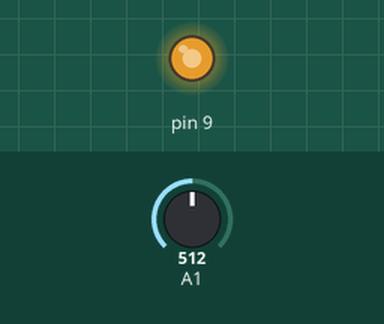
This sketch was run on a simulated Arduino Uno, built with avr-gcc and run on an emulated ATmega328P. Parts: output pins drawn as LEDs (lit = HIGH). The test bench sets the inputs (shaded band); at power-on: A1 = 512. What the sketch prints to the serial monitor is not drawn.

Above: at 1.2 s.
1.3 s: A1 set to 716
At 2.4 s:
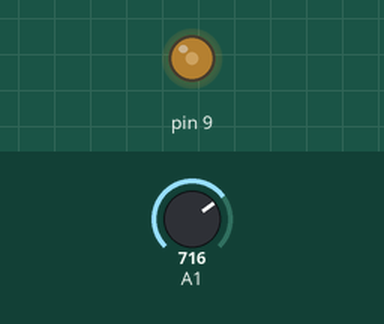
2.8 s: A1 set to 900
At 3.5 s:
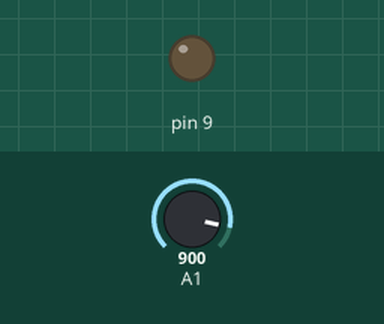
4.3 s: A1 set to 893
At 4.6 s:
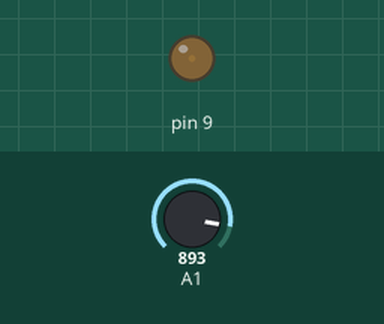
Timing chart, 0 to 7.3 s (numbered marks = the images above; inputs shaded):
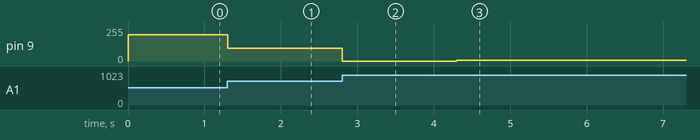

Measured:
- after the input at 1.3 s, pin 9: 198/255 → 94/255 at once
- after the input at 2.8 s, pin 9: 94/255 → 0/255 at once
- after the input at 4.3 s, pin 9: 0/255 → 4/255 at once

The sketch:

app.ino
```cpp
void setup() {
    // Setup serial port baud rate
    Serial.begin(115200);
    pinMode(9, OUTPUT);
}

void loop()
{
    // Read photo resistor value from A1 pin
    int light = analogRead(A1);
    // Programmaticaly set the light value range [400..900]
    if( light < 400 ) light = 400;
    if ( light > 900 ) light = 900;
    // Calculate LED brightness range [0..255] by map function
    int brightness = map(light, 400, 900, 255, 0);

    Serial.print(light);
    Serial.print(" => ");
    Serial.println(brightness);

    // Analog write brightness to LED D9 pin
    analogWrite(9, brightness);
    delay(2);
}
```
